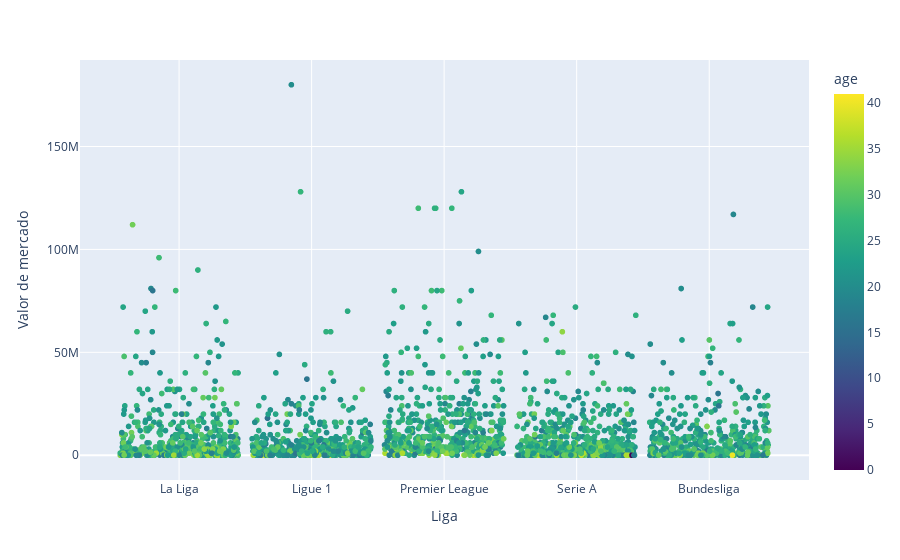

The notebook cell saved with this chart:
### Code cell
league_categories = df_1920['league'].unique()
num_categories = len(league_categories)
category_positions = {league: i+1 for i, league in enumerate(league_categories)}

# Agregar un poco de jitter en la posición de los puntos en el eje x
df_1920['jittered_league'] = df_1920['league'].map(category_positions) + np.random.uniform(-0.45, 0.45, len(df_1920))

max_age = df_1920['age'].max()
min_age = df_1920['age'].min()
# Crear un scatterplot con tres variables y una escala de colores personalizada
fig = px.scatter(df_1920, x="jittered_league", y="value", color="age", hover_name="player",
                 color_continuous_scale='viridis', range_color=[min_age, max_age])

# Personalizar los títulos de los ejes
fig.update_layout(xaxis_title="Liga", yaxis_title="Valor de mercado")

# Personalizar las etiquetas de las marcas en el eje x
fig.update_xaxes(tickvals=list(category_positions.values()), ticktext=list(category_positions.keys()))

fig.show()

### Figure 1 — Plotly figure (JSON) as saved in the notebook; plotly's stock layout.template omitted (floating-point values rounded to 4 significant figures; data arrays with more than 128 entries replaced by an {"elided": "..."} marker saying what was removed)
{"data": [{"hovertemplate": "<b>%{hovertext}</b><br><br>jittered_league=%{x}<br>value=%{y}<br>age=%{marker.color}<extra></extra>", "hovertext": {"elided": "2644 str values"}, "legendgroup": "", "marker": {"color": {"elided": "2644 int values"}, "coloraxis": "coloraxis", "symbol": "circle"}, "mode": "markers", "name": "", "showlegend": false, "type": "scattergl", "x": {"elided": "2644 float values"}, "xaxis": "x", "y": {"elided": "2644 int values"}, "yaxis": "y"}], "layout": {"coloraxis": {"cmax": 41, "cmin": 0, "colorbar": {"title": {"text": "age"}}, "colorscale": [[0, "#440154"], [0.1111, "#482878"], [0.2222, "#3e4989"], [0.3333, "#31688e"], [0.4444, "#26828e"], [0.5556, "#1f9e89"], [0.6667, "#35b779"], [0.7778, "#6ece58"], [0.8889, "#b5de2b"], [1, "#fde725"]]}, "legend": {"tracegroupgap": 0}, "margin": {"t": 60}, "xaxis": {"anchor": "y", "domain": [0, 1], "ticktext": ["La Liga", "Ligue 1", "Premier League", "Serie A", "Bundesliga"], "tickvals": [1, 2, 3, 4, 5], "title": {"text": "Liga"}}, "yaxis": {"anchor": "x", "domain": [0, 1], "title": {"text": "Valor de mercado"}}}}
